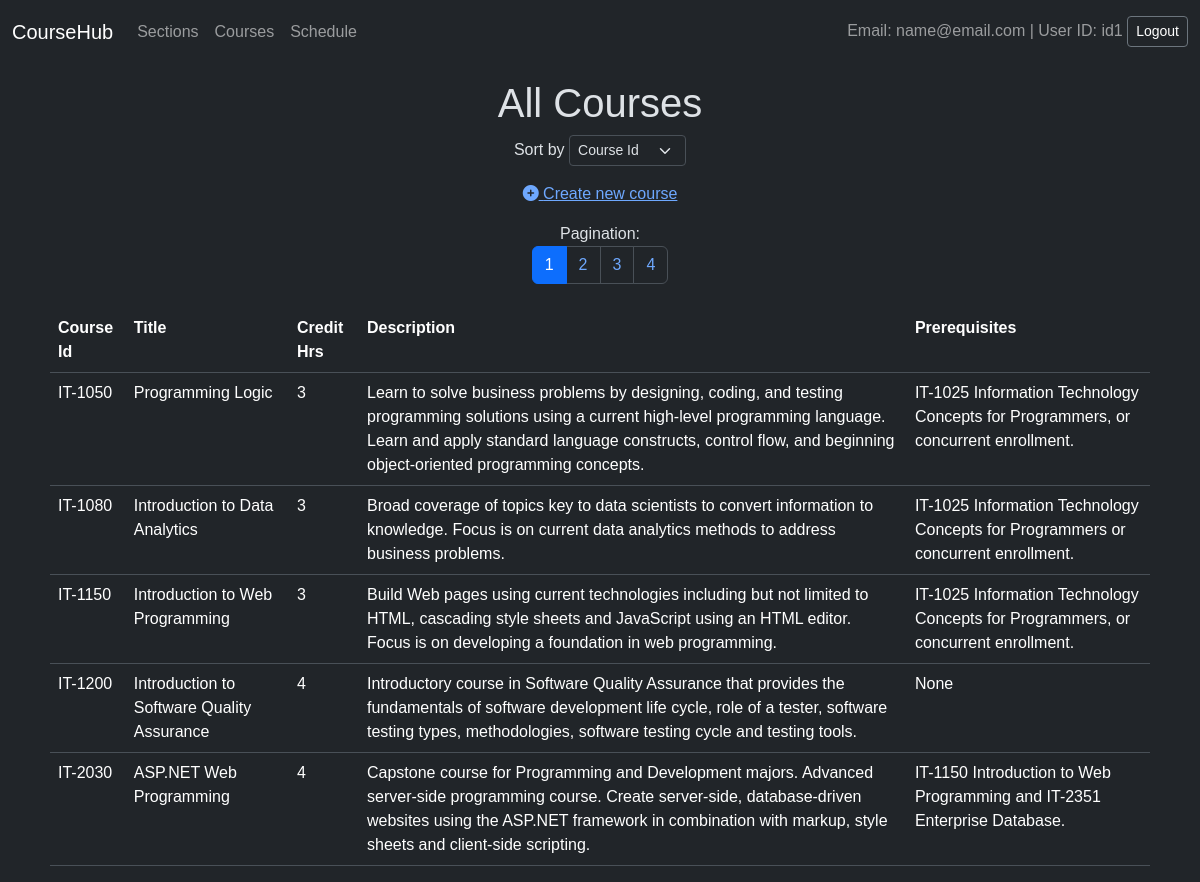
Screenshot of /courses.php (signed in) with the database file from the repository.
### tables this page shows
CREATE TABLE `courses` (
  `course_id` varchar(55) NOT NULL,
  `title` varchar(55) NOT NULL,
  `credit_hrs` int(11) NOT NULL,
  `description` text NOT NULL,
  `prerequisites` varchar(255) NOT NULL
);

### courses.php (the view, shortened to what this page needs)
<?php
include './navbar.php';
include './connection.php';
$defaultOption = 'course_id';
$allowedSortOptions = ['course_id', 'title', 'description'];
$sortOption = isset($_GET['sortcourses']) && in_array($_GET['sortcourses'], $allowedSortOptions) ? $_GET['sortcourses'] : $defaultOption;
$resultsPerPage = 5;
$sql = "SELECT COUNT(*) AS total FROM courses";
$result = mysqli_query($conn, $sql);
$row = mysqli_fetch_assoc($result);
$totalPages = ceil($row["total"] / $resultsPerPage);
$page = isset($_GET['page']) ? (int)$_GET['page'] : 1;
$thisPageFirstResult = ($page - 1) * $resultsPerPage;
$sql = "SELECT * FROM courses ORDER BY $sortOption LIMIT $thisPageFirstResult, $resultsPerPage";
$result = mysqli_query($conn, $sql);
if (!$result = mysqli_query($conn, $sql)) {
  die("Error: " . mysqli_error($conn));
}
?>
<div class="text-center">
  <h1 class="mt-3">All Courses</h1>
  <p>
    Sort by
    <select name="sortcourses" onchange="location.href='courses.php?sortcourses=' + this.value" class="form-select form-select-sm d-inline-block w-auto">
      <option value="course_id" <?php echo $sortOption == 'course_id' ? 'selected' : ''; ?>>Course Id</option>
    </select>
  </p>
  <p><a href="addcourse.php"><i class="fas fa-plus-circle"></i> Create new course</a></p>
  <?php
  echo 'Pagination:<br><nav aria-label="Page navigation"><ul class="pagination justify-content-center">';
  for ($i = 1; $i <= $totalPages; $i++) {
    $activeClass = ($page == $i) ? 'active' : '';
    echo '<li class="page-item ' . $activeClass . '"><a class="page-link" href="courses.php?sortcourses=' . $sortOption . '&page=' . $i . '">' . $i . '</a></li>';
  }
  echo '</ul></nav>';
  ?>
</div>
<div class="container mt-4">
  <table class="table">
    <tr>
      <th>Course Id</th>
      <th>Title</th>
      <th>Credit Hrs</th>
      <th>Description</th>
      <th>Prerequisites</th>
    </tr>
    <?php
    if (mysqli_num_rows($result) > 0) {
      while ($row = mysqli_fetch_assoc($result)) {
    ?>
        <tr>
          <td><?php echo $row["course_id"] ?></td>
          <td><?php echo $row["title"] ?></td>
          <td><?php echo $row["credit_hrs"] ?></td>
          <td><?php echo $row["description"] ?></td>
          <td><?php echo $row["prerequisites"] ?></td>
        </tr>
    <?php
      }
    } else {
      echo "<tr><td colspan='6'>0 results</td></tr>";
    }
    ?>
  </table>
</div>
</body>
</html>

### styles.css (style rules this page uses)
* { font-family: Arial, Helvetica, sans-serif; }
table { max-width: 1100px; margin: auto; border-collapse: collapse; }

### rows the page displays
courses: course_id "IT-1050", title "Programming Logic", credit_hrs "3", description "Learn to solve business problems by designing, coding, and testing programming solutions using a current high-level programming language. Learn and apply standard language constructs, control flow, and beginning object-oriented programming concepts.", prerequisites "IT-1025 Information Technology Concepts for Programmers, or concurrent enrollment."
courses: course_id "IT-1080", title "Introduction to Data Analytics", credit_hrs "3", description "Broad coverage of topics key to data scientists to convert information to knowledge. Focus is on current data analytics methods to address business problems.", prerequisites "IT-1025 Information Technology Concepts for Programmers or concurrent enrollment."
courses: course_id "IT-1150", title "Introduction to Web Programming", credit_hrs "3", description "Build Web pages using current technologies including but not limited to HTML, cascading style sheets and JavaScript using an HTML editor. Focus is on developing a foundation in web programming.", prerequisites "IT-1025 Information Technology Concepts for Programmers, or concurrent enrollment."
courses: course_id "IT-1200", title "Introduction to Software Quality Assurance", credit_hrs "4", description "Introductory course in Software Quality Assurance that provides the fundamentals of software development life cycle, role of a tester, software testing types, methodologies, software testing cycle and testing tools.", prerequisites "None"
courses: course_id "IT-2030", title "ASP.NET Web Programming", credit_hrs "4", description "Capstone course for Programming and Development majors. Advanced server-side programming course. Create server-side, database-driven websites using the ASP.NET framework in combination with markup, style sheets and client-side scripting.", prerequisites "IT-1150 Introduction to Web Programming and IT-2351 Enterprise Database."

### other values shown
$_SESSION['email'] "name@email.com"
$_SESSION['user_id'] "id1"
